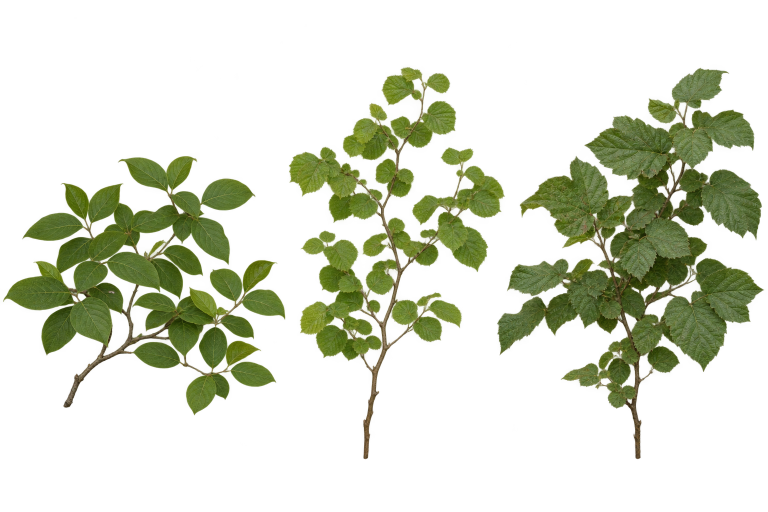
#> input picture ArtSource/PilotShrubs/BranchSprays.png, 1536 x 1024 px (shown at 1/2 size)
$ python PackPilotShrubAtlas.py
#> lines starting #> are read from the running program, lines starting #| are printed output that depends on the picture; after the words box and inside, x2 and y2 are one past the last pixel; in counts of white or black regions, pixels touching at a corner belong together
"""Separate the three generated branch sprays, retaining alpha and mip gutters."""
from pathlib import Path

import numpy as np
from PIL import Image
from scipy.ndimage import binary_dilation, label


root = Path(__file__).resolve().parents[1]
source = np.array(Image.open(root / "ArtSource/PilotShrubs/BranchSprays.png").convert("RGBA"))
#> source is the input picture: shape (1024, 1536, 4); mean R, G, B, A 56.2, 65.4, 24.9, 62.2
labels, _ = label(source[:, :, 3] > 65, structure=np.ones((3, 3)))
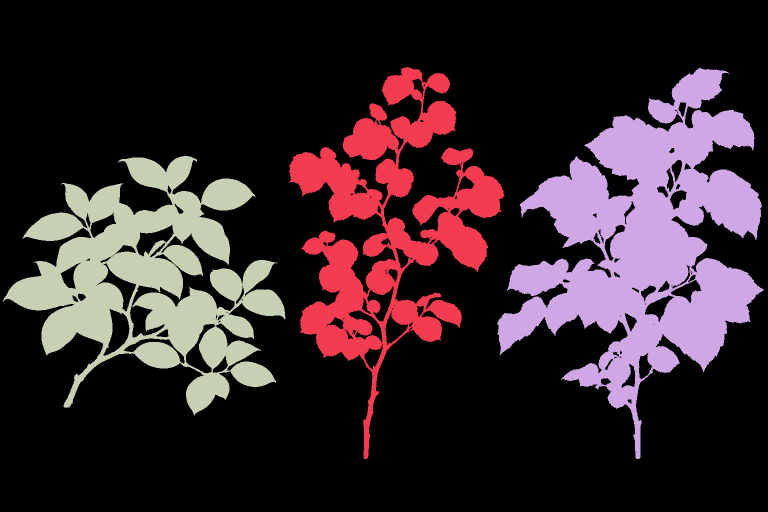
#> labels: shape (1024, 1536) int32 (shown at 1/2 size); 5 distinct labels, from 0 to 4; one colour per label, 0 black
counts = np.bincount(labels.ravel())
#> counts = [1173075, 101555, 172491, 125742, 1]
specimens = sorted(np.argsort(counts[1:])[-3:] + 1,
                   key=lambda number: np.where(labels == number)[1].mean())
#> specimens = [3, 1, 2]
atlas = Image.new("RGBA", (1024, 1024))
#> atlas: PIL image 1024x1024 RGBA; every value is 0
for i, specimen in enumerate(specimens):
    mask = labels == specimen
    y, x = np.where(mask)
    alpha = np.where(binary_dilation(mask, iterations=2),
                     np.clip((source[:, :, 3].astype(float) - 55)*255/195, 0, 255), 0)
    isolated = source.copy()
    isolated[:, :, 3] = alpha.astype("uint8")
    card = Image.fromarray(isolated).crop((x.min(), y.min(), x.max()+1, y.max()+1))
    card = card.resize((488, 488), Image.Resampling.LANCZOS)
    atlas.paste(card, (i % 2 * 512 + 12, i // 2 * 512 + 12))
#> this loop made 3 passes
#> specimen on passes 1 to 3: 3, 1, 2
#> pass 1, `mask = labels == specimen`:
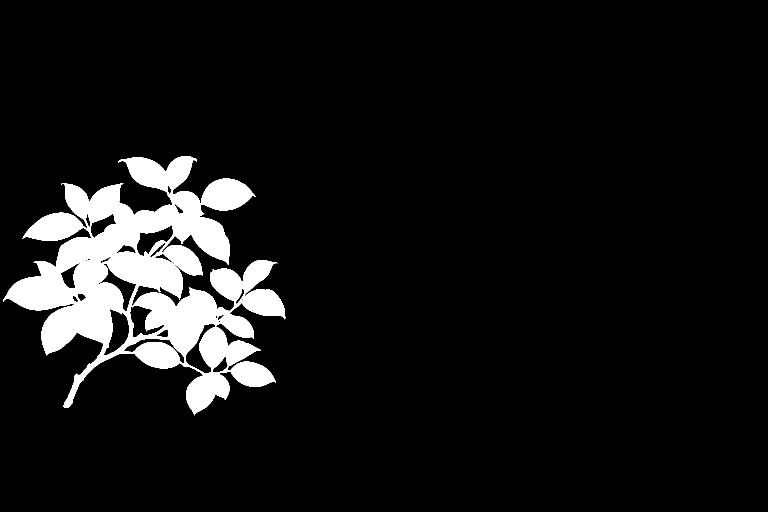
#> mask: shape (1024, 1536) bool (shown at 1/2 size); 8% white; 1 white region, box (x1, y1, x2, y2) and area: (6, 312, 571, 831) 125742
#> pass 1, `card = card.resize((488, 488), Image.Resampling.LANCZOS)`:
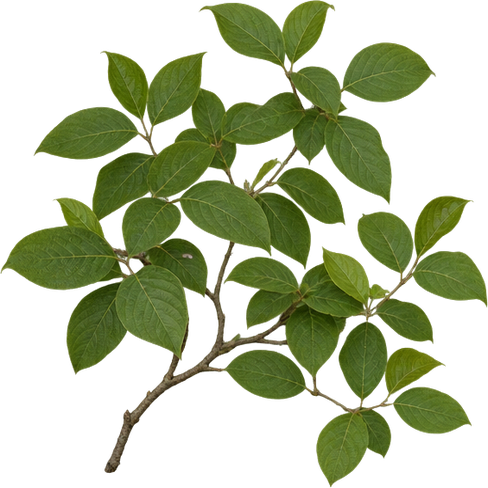
#> card: PIL image 488x488 RGBA; mean R, G, B, A 39.5, 48.6, 16.2, 105.1; transparent parts drawn white
#> after the loop:
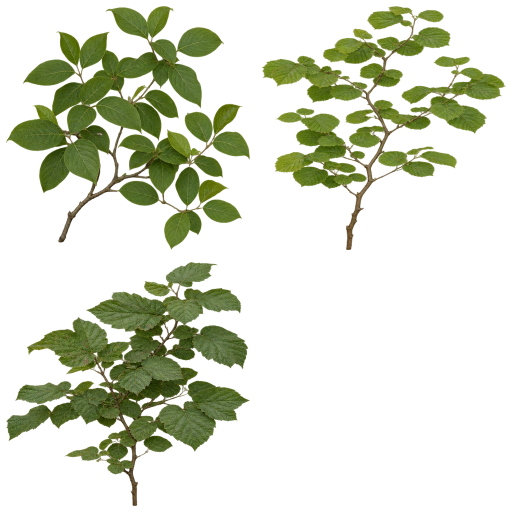
#> atlas: PIL image 1024x1024 RGBA (shown at 1/2 size); mean R, G, B, A 25.6, 30.6, 11.3, 63.1; transparent parts drawn white
#> after the loop:
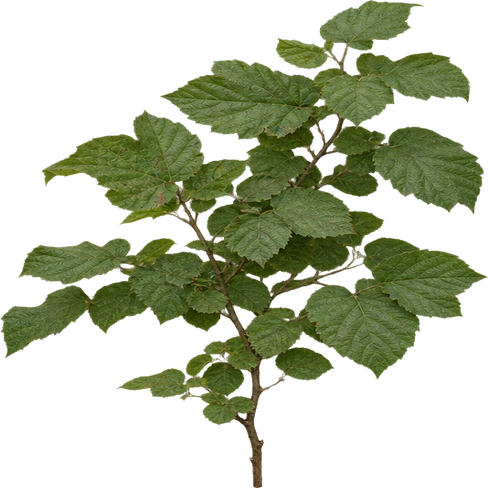
#> card: PIL image 488x488 RGBA; mean R, G, B, A 38.2, 45.1, 20.6, 101.5; transparent parts drawn white
#> after the loop:
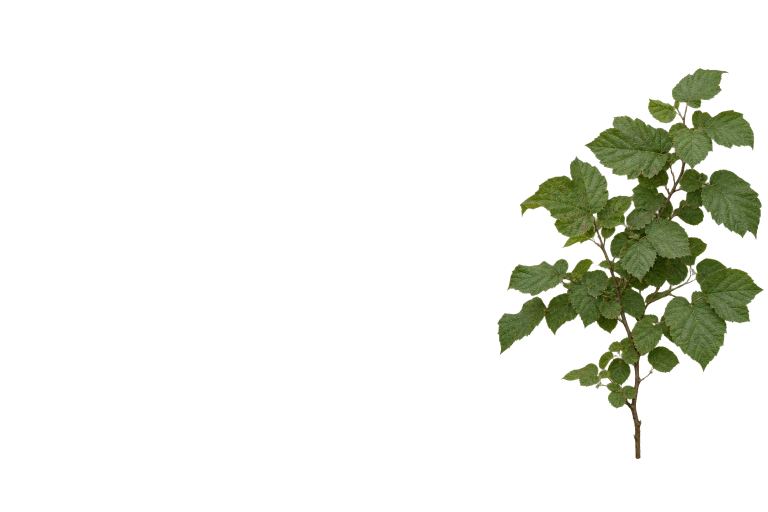
#> isolated: shape (1024, 1536, 4) (shown at 1/2 size); mean R, G, B, A 56.2, 65.4, 24.9, 26.9; transparent parts drawn white
#> after the loop:
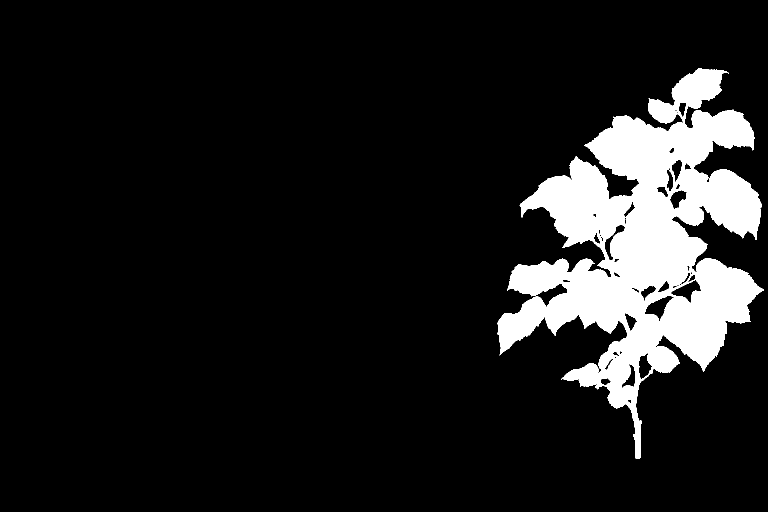
#> mask: shape (1024, 1536) bool (shown at 1/2 size); 11% white; 1 white region, box (x1, y1, x2, y2) and area: (994, 136, 1528, 918) 172491

atlas.save(root / "Assets/Textures/Ground/WoodlandPilot/ShrubSprays.png")
